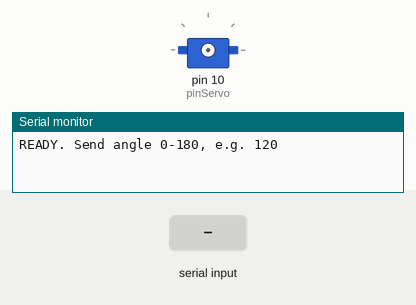
Recording of a sketch running on a simulated Arduino Uno, built with avr-gcc and run on an emulated ATmega328P. On the bench: servo, the last lines printed to the serial monitor. Wiring (inferred from the names in the program): servo: signal pin 10. Inputs (shaded band) come from the test bench. Servo pulses on a pin are drawn as a servo (544–2400 µs = 0–180°).

Above: at 1.2 s.
1.3 s: "90,45\n" received over Serial
2.8 s: "30,150\n" received over Serial
At 4.0 s:
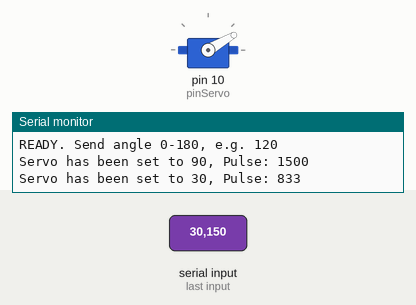
4.3 s: "5\n" received over Serial
At 5.0 s:
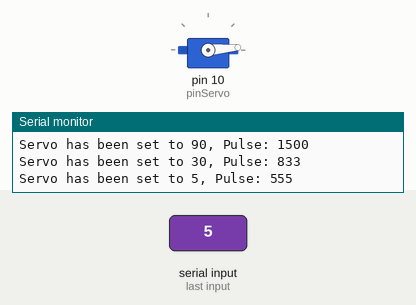
7.3 s: "90\n" received over Serial
At 8.5 s:
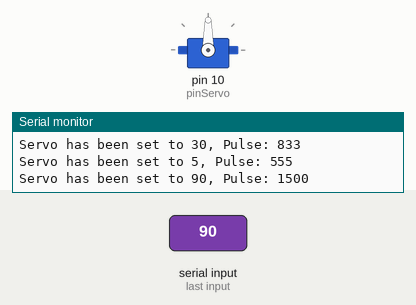
Timing chart, 0 to 9.8 s (numbered marks = the images above; inputs shaded):
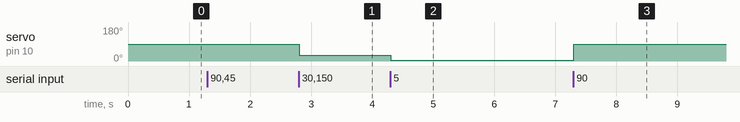

Measured:
- after the input at 2.8 s, servo on pin 10 (pinServo): 90° → 30° at once
- after the input at 4.3 s, servo on pin 10 (pinServo): 30° → 5° at once
- after the input at 7.3 s, servo on pin 10 (pinServo): 5° → 90° at once

The sketch:

servo_calibration.ino
```cpp
const uint8_t pinServo = 10;

int usFromAngle(int deg) {
  return map(constrain(deg,0,180), 0, 180, 500, 2500); // 0–180° -> 500–2500us
}

void servoPulse(int t_high_us) {
  const int T = 20000;
  digitalWrite(pinServo, HIGH);
  delayMicroseconds(t_high_us);
  digitalWrite(pinServo, LOW);
  delayMicroseconds(T - t_high_us);
}


void setServoAngle(int angle_deg) {
  int us = usFromAngle(angle_deg);
  servoPulse(us);
}


void setup() {
  pinMode(pinServo, OUTPUT);
  digitalWrite(pinServo, LOW);
  Serial.begin(9600);
  Serial.println("READY. Send angle 0-180, e.g. 120");
}


void loop() {
  if (Serial.available()) {
    String line = Serial.readStringUntil('\n');
    line.trim();
    int angle = line.toInt();
    if (angle >= 0 && angle <= 180){
      setServoAngle(angle);
      int pulse = usFromAngle(angle);
      Serial.print("Servo has been set to "); Serial.print(angle);
      Serial.print(", Pulse: ");Serial.println(pulse);

      }else{
      Serial.println("Input angle out of range (0-180)");
    }

  }
}
```
